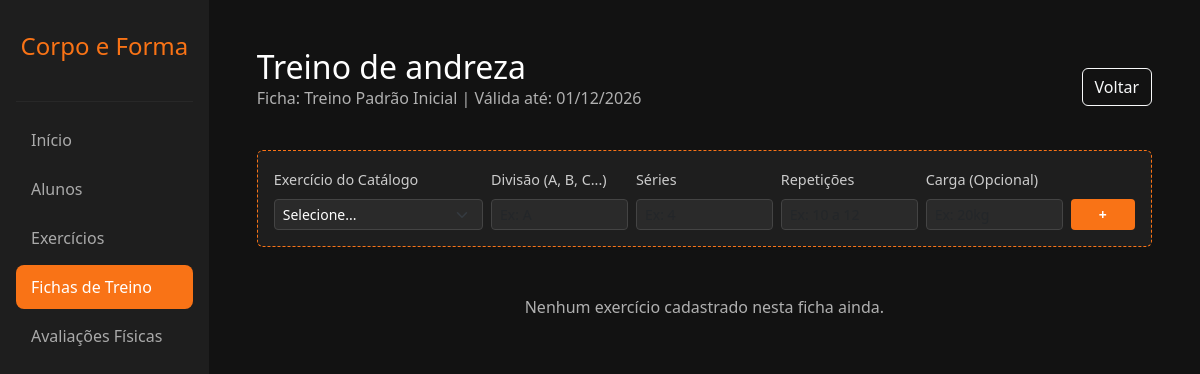
The page /ver_treino.php?id=11 (signed in) on the database its author committed.
### tables this page shows
CREATE TABLE `fichas` (
  `id` int(11) NOT NULL,
  `aluno_id` int(11) NOT NULL,
  `nome_ficha` varchar(100) NOT NULL,
  `data_criacao` date NOT NULL,
  `data_vencimento` date NOT NULL
);

CREATE TABLE `alunos` (
  `id` int(11) NOT NULL,
  `nome` varchar(100) NOT NULL,
  `email` varchar(100) DEFAULT NULL,
  `sexo` enum('M','F') NOT NULL DEFAULT 'M',
  `telefone` varchar(20) DEFAULT NULL,
  `data_nascimento` date DEFAULT NULL,
  `objetivo` varchar(50) DEFAULT NULL,
  `data_cadastro` timestamp NOT NULL DEFAULT current_timestamp(),
  `senha` varchar(255) DEFAULT '123456',
  `treino_atual` varchar(2) DEFAULT 'A'
);

### ver_treino.php (the view, shortened to what this page needs)
<?php
require 'conexao.php';
$ficha_id = $_GET['id'];
$sql_ficha = "SELECT f.*, a.nome AS nome_aluno, a.objetivo FROM fichas f JOIN alunos a ON f.aluno_id = a.id WHERE f.id = :id";
$stmt = $pdo->prepare($sql_ficha);
$stmt->execute(['id' => $ficha_id]);
$ficha = $stmt->fetch(PDO::FETCH_ASSOC);
$treinos = [];
?>
<!DOCTYPE html>
<html lang="pt-BR">
<head>
    <link href="https://cdn.jsdelivr.net/npm/bootstrap@5.3.2/dist/css/bootstrap.min.css" rel="stylesheet">
</head>
<body>
    <div class="d-flex">
        <div class="sidebar p-3 d-flex flex-column">
            <h4 class="text-center mt-3 mb-4" style="color: #f97316;">Corpo e Forma</h4>
            <hr style="border-color: #444;">
            <ul class="nav flex-column mb-auto">
                <li class="nav-item"><a href="painel.php" class="nav-link">Início</a></li>
                <li class="nav-item"><a href="alunos.php" class="nav-link">Alunos</a></li>
                <li class="nav-item"><a href="exercicios.php" class="nav-link">Exercícios</a></li>
                <li class="nav-item"><a href="fichas.php" class="nav-link active">Fichas de Treino</a></li>
                <li class="nav-item"><a href="avaliacoes.php" class="nav-link">Avaliações Físicas</a></li>
            </ul>
        </div>
        <div class="content p-5 w-100">
            <div class="d-flex justify-content-between align-items-center mb-4">
                <div>
                    <h2 class="mb-0">Treino de <?php echo $ficha['nome_aluno']; ?></h2>
                    <p class="text-muted">Ficha: <?php echo $ficha['nome_ficha']; ?> | Válida até: <?php echo date('d/m/Y', strtotime($ficha['data_vencimento'])); ?></p>
                </div>
                <a href="fichas.php" class="btn btn-outline-light">Voltar</a>
            </div>
            <div class="card p-3 mb-4" style="background-color: #1e1e1e; border: 1px dashed #f97316;">
                <form action="ver_treino.php?id=<?php echo $ficha_id; ?>" method="POST" class="row g-2 align-items-end">
                    <div class="col-md-3">
                        <label class="form-label" style="color: #ccc; font-size: 0.9em;">Exercício do Catálogo</label>
                        <select name="exercicio_id" class="form-select form-select-sm" required>
                            <option value="">Selecione...</option>
                        </select>
                    </div>
                    <div class="col-md-2">
                        <label class="form-label" style="color: #ccc; font-size: 0.9em;">Divisão (A, B, C...)</label>
                        <input type="text" name="divisao" class="form-control form-control-sm" maxlength="1" required placeholder="Ex: A">
                    </div>
                    <div class="col-md-2">
                        <label class="form-label" style="color: #ccc; font-size: 0.9em;">Séries</label>
                        <input type="text" name="series" class="form-control form-control-sm" placeholder="Ex: 4" required>
                    </div>
                    <div class="col-md-2">
                        <label class="form-label" style="color: #ccc; font-size: 0.9em;">Repetições</label>
                        <input type="text" name="repeticoes" class="form-control form-control-sm" placeholder="Ex: 10 a 12" required>
                    </div>
                    <div class="col-md-2">
                        <label class="form-label" style="color: #ccc; font-size: 0.9em;">Carga (Opcional)</label>
                        <input type="text" name="carga" class="form-control form-control-sm" placeholder="Ex: 20kg">
                    </div>
                    <div class="col-md-1">
                        <button type="submit" name="adicionar" class="btn btn-sm w-100" style="background-color: #f97316; color: white; font-weight: bold;">+</button>
                    </div>
                </form>
            </div>
            <div class="row">
                <?php if(empty($treinos)): ?>
                    <p class="text-center text-muted mt-4">Nenhum exercício cadastrado nesta ficha ainda.</p>
                <?php endif; ?>
            </div>
        </div>
    </div>
</body>
</html>

### ver_treino.php (style rules this page uses)
.text-muted { color: #b0b0b0 !important; }
body { background-color: #121212; color: #ffffff; overflow-x: hidden; }
.sidebar { background-color: #1e1e1e; min-height: 100vh; width: 250px; }
.nav-link { color: #aaaaaa; padding: 10px 15px; margin-bottom: 5px; border-radius: 8px; }
.nav-link:hover, .nav-link.active { background-color: #f97316; color: #ffffff; }
.form-control, .form-select { background-color: #2a2a2a; border: 1px solid #444; color: white; }

### rows shown on the page
fichas: aluno.nome "andreza", nome_ficha "Treino Padrão Inicial", data_vencimento "01/12/2026"
